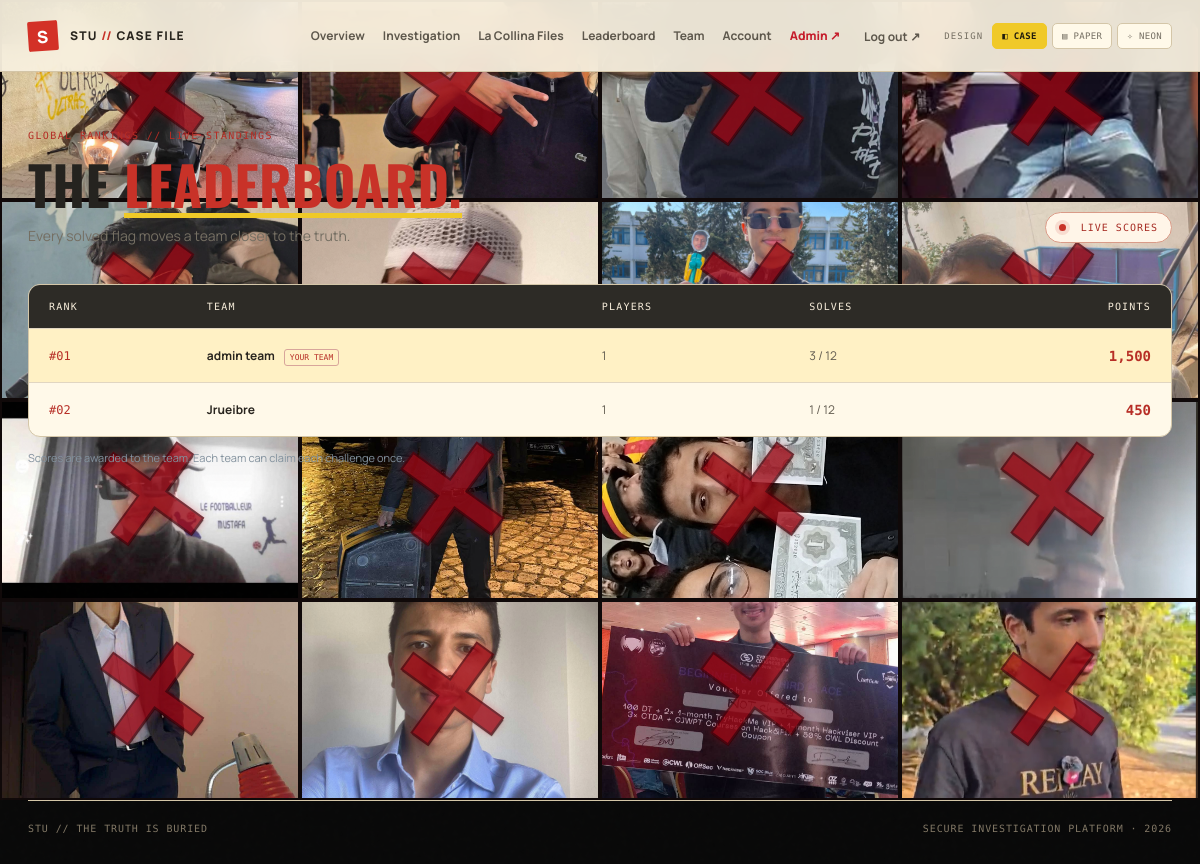
/leaderboard (signed in), run on the app's committed database.
### tables this page shows
CREATE TABLE teams (
      id INTEGER PRIMARY KEY AUTOINCREMENT,
      name TEXT NOT NULL COLLATE NOCASE UNIQUE,
      invite_code TEXT NOT NULL UNIQUE,
      created_at TEXT NOT NULL DEFAULT CURRENT_TIMESTAMP
    );

### app.py (the view)
@app.route("/leaderboard")
@login_required
def leaderboard():
    rows = db().execute("""
      SELECT t.id,t.name,COALESCE(SUM(s.points),0) score,COUNT(s.id) solves,
      (SELECT COUNT(*) FROM team_members m WHERE m.team_id=t.id) members
      FROM teams t LEFT JOIN solves s ON s.team_id=t.id
      GROUP BY t.id ORDER BY score DESC, solves DESC, t.name COLLATE NOCASE ASC
    """).fetchall()
    mine = team_for_user(current_user()["id"])
    return render_template("leaderboard.html", rows=rows, my_team_id=mine["id"] if mine else None)

### app.py (called while the page is built)
def db():
    if "db" not in g:
        g.db = sqlite3.connect(DB_PATH)
        g.db.row_factory = sqlite3.Row
        g.db.execute("PRAGMA foreign_keys = ON")
        g.db.execute("PRAGMA busy_timeout = 5000")
    return g.db

def current_user():
    uid = session.get("user_id")
    if not uid:
        return None
    return db().execute("SELECT * FROM users WHERE id=?", (uid,)).fetchone()

def login_required(fn):
    @wraps(fn)
    def wrapped(*args, **kwargs):
        if not current_user():
            return redirect(url_for("login"))
        return fn(*args, **kwargs)
    return wrapped

def team_for_user(user_id):
    return db().execute("""
      SELECT t.* FROM teams t JOIN team_members m ON m.team_id=t.id WHERE m.user_id=?
    """, (user_id,)).fetchone()

def csrf_token():
    if "_csrf" not in session:
        session["_csrf"] = secrets.token_urlsafe(32)
    return session["_csrf"]

@app.context_processor
def inject_globals():
    photos_dir = os.path.join(APP_DIR, "static", "stu_photos")
    photos = sorted([name for name in os.listdir(photos_dir) if name.lower().endswith((".jpg", ".jpeg", ".png", ".webp"))]) if os.path.isdir(photos_dir) else []
    return {"me": current_user(), "csrf_token": csrf_token,
            "is_admin": bool(current_user() and current_user()["is_admin"]),
            "stu_photos": photos}

@app.before_request
def csrf_protect():
    if request.method == "POST":
        token = request.form.get("_csrf") or request.headers.get("X-CSRF-Token")
        if not token or not hmac.compare_digest(token, session.get("_csrf", "")):
            abort(400, "Invalid or missing security token. Refresh and try again.")

### templates/leaderboard.html
{% extends "base.html" %}{% block title %}Leaderboard · STU{% endblock %}{% block content %}
<div class="page-heading"><div><div class="eyebrow">GLOBAL RANKINGS // LIVE STANDINGS</div><h1>The <em>leaderboard.</em></h1><p class="muted">Every solved flag moves a team closer to the truth.</p></div><div class="status-pill"><span class="pulse"></span> LIVE SCORES</div></div>
<div class="table-wrap"><table><thead><tr><th>RANK</th><th>TEAM</th><th>PLAYERS</th><th>SOLVES</th><th class="right">POINTS</th></tr></thead><tbody>
{% for row in rows %}<tr class="{% if row.id==my_team_id %}my-row{% endif %}"><td><span class="rank">#{{ "%02d"|format(loop.index) }}</span></td><td><strong>{{ row.name }}</strong>{% if row.id==my_team_id %}<span class="you-tag">YOUR TEAM</span>{% endif %}</td><td>{{ row.members }}</td><td>{{ row.solves }} / 12</td><td class="right score-cell">{{ "{:,}".format(row.score) }}</td></tr>{% else %}<tr><td colspan="5" class="empty">No teams yet. Create one to enter the rankings.</td></tr>{% endfor %}
</tbody></table></div>
<p class="table-note">Scores are awarded to the team. Each team can claim each challenge once.</p>
{% endblock %}

### static/style.css (style rules this page uses)
:root { --bg:#0b1018;--panel:#111a25;--panel2:#151f2c;--line:#263442;--text:#edf2f4;--muted:#91a0ad;--accent:#d5ff6e;--accent2:#b8e94d;--red:#ff7777;--green:#9ce6a7 }
* { box-sizing:border-box }
html { min-height:100%;background:var(--bg) }
body { margin:0;color:var(--text);font-family:Manrope,system-ui,sans-serif;background:radial-gradient(ellipse at 15% 0%,#182637 0,transparent 38%),radial-gradient(ellipse at 95% 70%,#17251e 0,transparent 28%),var(--bg);min-height:100vh;font-size:14px }
.eyebrow { font:10px 'DM Mono',monospace;color:var(--accent);letter-spacing:.14em;text-transform:uppercase }
.muted { color:var(--muted);line-height:1.7 }
.page-heading { display:flex;align-items:flex-end;justify-content:space-between;gap:20px;margin-bottom:36px }
h1 { font-size:clamp(30px,5vw,48px);line-height:1.12;letter-spacing:-.055em;margin:13px 0 10px;font-weight:800 }
h1 em { font-style:normal;color:var(--accent) }
.page-heading p { margin:0 }
.status-pill { font:10px 'DM Mono',monospace;letter-spacing:.1em;color:var(--green);border:1px solid #3d6248;border-radius:30px;padding:9px 13px;white-space:nowrap;margin-bottom:5px }
.pulse { display:inline-block;width:7px;height:7px;background:#a5ef8a;border-radius:50%;margin-right:8px;box-shadow:0 0 10px #a5ef8a }
.table-wrap { border:1px solid var(--line);border-radius:12px;overflow:hidden;background:#111923 }
table { width:100%;border-collapse:collapse;text-align:left }
th { background:#18232e;color:#8797a5;font:10px 'DM Mono',monospace;letter-spacing:.12em;padding:16px 20px }
td { padding:18px 20px;border-top:1px solid #263442;color:#aab6c0;font-size:12px }
td strong { color:#edf2f4 }
.right { text-align:right }
.score-cell { font:700 14px 'DM Mono',monospace;color:var(--accent) }
.rank { font:12px 'DM Mono',monospace;color:var(--accent) }
.my-row { background:#1a2825 }
.you-tag { font:8px 'DM Mono',monospace;color:var(--accent);border:1px solid #536b3d;padding:3px 5px;margin-left:9px;border-radius:3px }
.table-note { font-size:11px;color:#82919d;margin-top:13px }
body[data-theme="police"] { --bg:#eee5cf;--panel:#fff9e9;--panel2:#f6edda;--line:#d4c6a8;--text:#25231f;--muted:#756f63; --accent:#f0c928;--accent2:#d8a900;--red:#c9362b;--green:#477b4c;--button-text:#211c0d; background:linear-gradient(135deg,#f5edda,#e8ddc4 58%,#f1e8d5); }
body[data-theme="police"] h1,body[data-theme="police"] h2 { font-family:Oswald,Impact,sans-serif;text-transform:uppercase;letter-spacing:.015em }
body[data-theme="police"] h1 { font-size:clamp(34px,5vw,54px);letter-spacing:.005em }
body[data-theme="police"] h1 em { color:#c83228;text-decoration:underline;text-decoration-color:#efc928;text-decoration-thickness:5px;text-underline-offset:5px }
body[data-theme="police"] .eyebrow { color:#b52d25 }
body[data-theme="police"] .status-pill { color:#a72c24;border-color:#d99b88;background:#fff5e8 }
body[data-theme="police"] .pulse { background:#c83228;box-shadow:0 0 0 4px #c8322820 }
body[data-theme="police"] .invite-code,body[data-theme="police"] .score-cell,body[data-theme="police"] .rank { color:#b72e26 }
body[data-theme="police"] .table-wrap { background:#fff9e9;border-color:#d4c6a8 }
body[data-theme="police"] th { background:#2d2b26;color:#f7edda }
body[data-theme="police"] td { border-color:#e1d6c2;color:#635d51 }
body[data-theme="police"] td strong { color:#29251f }
body[data-theme="police"] .my-row { background:#fff1c5 }
body[data-theme="police"] .you-tag { color:#b72e26;border-color:#d8a59b }
body { background:transparent!important;position:relative;isolation:isolate }

### data on the page
teams: index "01", name "admin team", shows "YOUR TEAM", members "1", solves "3", score "1,500"
teams: index "02", name "Jrueibre", members "1", solves "1", score "450"
